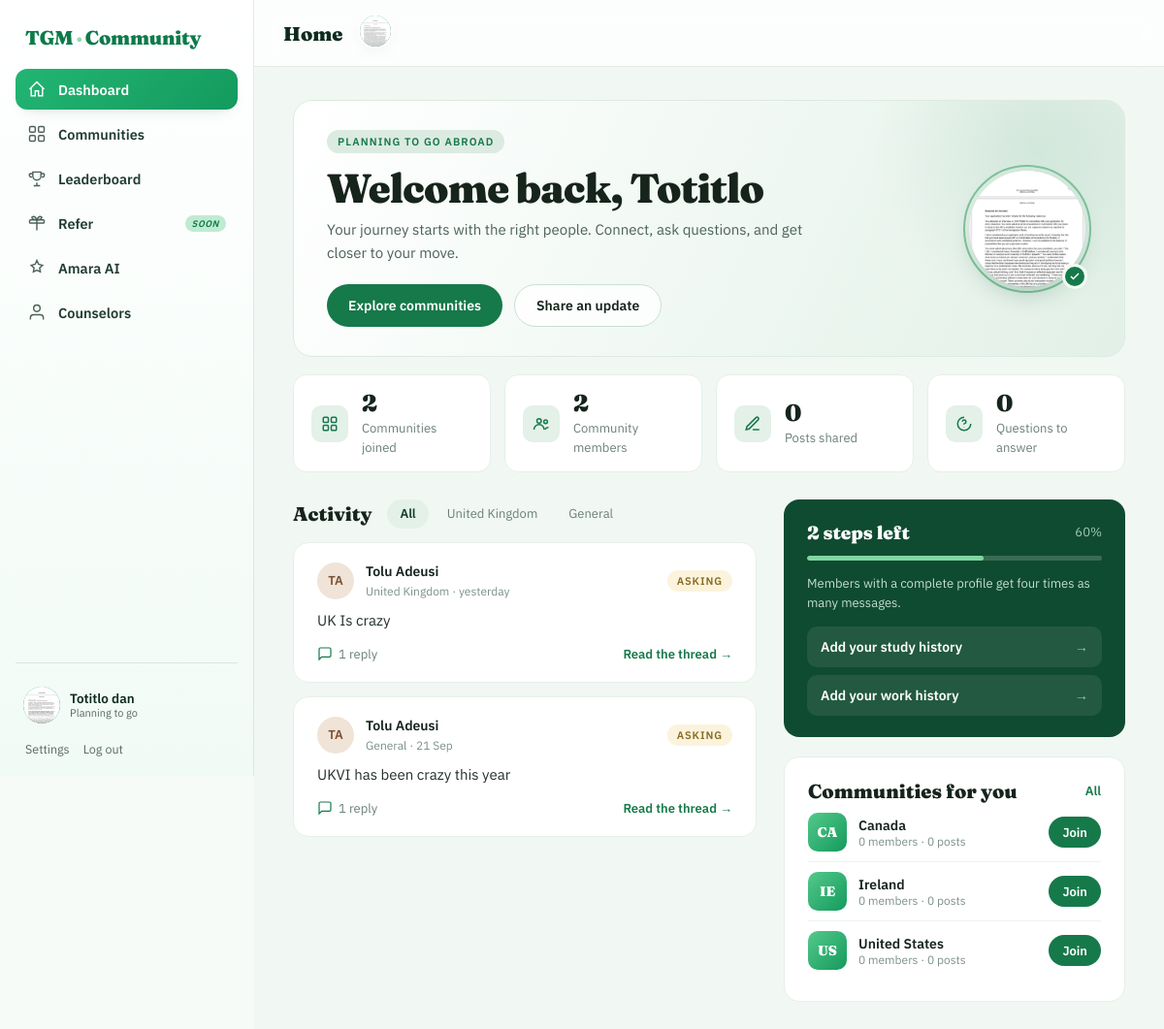
The app's page /dashboard (signed in) with its own data.
### tables this page shows
CREATE TABLE students (
            id INTEGER PRIMARY KEY AUTOINCREMENT,
            email TEXT NOT NULL UNIQUE,
            display_name TEXT,
            created_at TEXT NOT NULL,
            last_seen_at TEXT,
            is_banned INTEGER NOT NULL DEFAULT 0
        , user_type TEXT, avatar_path TEXT, location TEXT, destination TEXT, headline TEXT, bio TEXT, study_history TEXT, work_history TEXT, onboarded INTEGER NOT NULL DEFAULT 0, chat_mode TEXT NOT NULL DEFAULT 'ai', phone TEXT, password_hash TEXT, journey_stage TEXT, journey_updated_at TEXT);

CREATE TABLE community_posts (
            id INTEGER PRIMARY KEY AUTOINCREMENT,
            room TEXT NOT NULL,
            student_id INTEGER REFERENCES students(id),
            author_label TEXT NOT NULL,
            is_ai INTEGER NOT NULL DEFAULT 0,
            parent_id INTEGER REFERENCES community_posts(id),
            content TEXT NOT NULL,
            created_at TEXT NOT NULL,
            is_hidden INTEGER NOT NULL DEFAULT 0
        );

### blueprints/social.py (the view, shortened to what this page needs)
@social_bp.route("/dashboard")
@login_required
def dashboard():
    db = get_db()
    sid = session["student_id"]
    me_row = current_student(db)
    prof = profile_dict(me_row)
    joined = db.execute(
        "SELECT room FROM room_members WHERE student_id = ? ORDER BY joined_at", (sid,)
    ).fetchall()
    joined_keys = [r["room"] for r in joined]
    joined_rooms = [
        {"key": k, **COMMUNITY_ROOM_META.get(k, {"label": k.title(), "code": k[:2].upper(), "blurb": ""})}
        for k in joined_keys
    ]
    my_posts = db.execute(
        "SELECT COUNT(*) AS c FROM community_posts WHERE student_id = ? AND is_hidden = 0", (sid,)
    ).fetchone()["c"]
    convo_count = db.execute(
        """SELECT COUNT(DISTINCT other_id) AS c FROM (
             SELECT CASE WHEN sender_id = ? THEN recipient_id ELSE sender_id END AS other_id
             FROM direct_messages WHERE sender_id = ? OR recipient_id = ?)""",
        (sid, sid, sid),
    ).fetchone()["c"]
    people_count = db.execute(
        "SELECT COUNT(*) AS c FROM students WHERE onboarded = 1 AND id != ?", (sid,)
    ).fetchone()["c"]
    stats = {"communities": len(joined_rooms), "posts": my_posts, "chats": convo_count, "people": people_count}
    q_rows = db.execute(
        """SELECT p.id, p.room, p.content, p.student_id, p.created_at,
                  s.avatar_path AS av, s.user_type AS ut, s.location AS loc, s.destination AS dest, s.display_name AS dn
           FROM community_posts p LEFT JOIN students s ON s.id = p.student_id
           WHERE p.parent_id IS NULL AND p.is_hidden = 0 AND p.is_ai = 0
                 AND p.content LIKE '%?%' AND (p.student_id IS NULL OR p.student_id != ?)
           ORDER BY p.id DESC LIMIT 8""",
        (sid,),
    ).fetchall()
    questions = []
    questions_total = len(q_rows)
    f_rows = db.execute(
        """SELECT p.id, p.room, p.content, p.student_id, p.created_at, p.author_label,
                  s.avatar_path AS av, s.user_type AS ut,
                  (SELECT COUNT(*) FROM community_posts c WHERE c.parent_id = p.id AND c.is_hidden = 0) AS replies
           FROM community_posts p LEFT JOIN students s ON s.id = p.student_id
           WHERE p.parent_id IS NULL AND p.is_hidden = 0 AND p.is_ai = 0
           ORDER BY p.id DESC LIMIT 6""",
    ).fetchall()
    feed = [{
        "id": r["id"], "room": r["room"],
        "room_label": COMMUNITY_ROOM_META.get(r["room"], {}).get("label", r["room"].title()),
        "author": r["author_label"], "author_id": r["student_id"], "initials": _inits(r["author_label"]),
        "has_avatar": bool(r["av"]), "ago": _ago(r["created_at"]), "body": r["content"],
        "replies": r["replies"], "tag": "Arrived" if r["ut"] == "abroad" else "Asking",
    } for r in f_rows]
    dest = me_row["destination"] or ""
    sug_rows = db.execute(
        """SELECT * FROM students WHERE onboarded = 1 AND id != ?
           ORDER BY (CASE WHEN destination LIKE ? OR location LIKE ? THEN 0 ELSE 1 END), id DESC LIMIT 4""",
        (sid, f"%{dest}%", f"%{dest}%"),
    ).fetchall()
    suggestions = [profile_dict(r) for r in sug_rows]
    sug_comms = []
    for rm in _rooms():
        if rm["key"] in joined_keys:
            continue
        members = db.execute("SELECT COUNT(*) AS c FROM room_members WHERE room = ?", (rm["key"],)).fetchone()["c"]
        posts = db.execute("SELECT COUNT(*) AS c FROM community_posts WHERE room = ? AND is_hidden = 0", (rm["key"],)).fetchone()["c"]
        sug_comms.append({**rm, "members": members, "posts": posts})
    sug_comms = sug_comms[:3]
    steps = [
        {"label": "Add a profile photo", "done": bool(me_row["avatar_path"]), "href": url_for("social.settings")},
        {"label": "Write a headline", "done": bool(prof["headline"]), "href": url_for("social.settings")},
        {"label": "Add your study history", "done": bool(prof["study_history"]), "href": url_for("social.settings")},
        {"label": "Add your work history", "done": bool(prof["work_history"]), "href": url_for("social.settings")},
        {"label": "Join your first Community", "done": len(joined_rooms) > 0, "href": url_for("social.communities")},
    ]
    remaining = [s for s in steps if not s["done"]]
    completeness = int((len(steps) - len(remaining)) / len(steps) * 100)
    return render_template(
        "dashboard.html", prof=prof, stats=stats, joined_rooms=joined_rooms,
        questions=questions, questions_total=questions_total, feed=feed,
        suggestions=suggestions, sug_comms=sug_comms,
        remaining=remaining[:3], completeness=completeness,
    )

### templates/dashboard.html (shortened to what this page needs)
{% extends "app_base.html" %}
{% from "_avatar.html" import avatar %}
{% block page_title %}Home{% endblock %}
{% block content_mod %}wide{% endblock %}
{% block app_content %}
<div class="dw">
  <section class="dw-welcome">
    <div class="dw-welcome-txt">
      <span class="dw-status">{{ 'Already abroad' if prof.user_type == 'abroad' else 'Planning to go abroad' }}</span>
      <h1>Welcome back, {{ prof.name.split(' ')[0] }}</h1>
      <p>
        {% if prof.user_type == 'abroad' and questions_total %}{{ questions_total }} {{ 'person' if questions_total == 1 else 'people' }} asked questions in the Community this week. Answering one takes two minutes.
        {% elif prof.user_type == 'abroad' %}Thanks for being here to guide others. Share your journey and help someone make their move.
        {% else %}Your journey starts with the right people. Connect, ask questions, and get closer to your move.{% endif %}
      </p>
      <div class="dw-actions">
        {% if questions %}
        <a class="dw-btn dw-btn-primary" href="{{ url_for('community.community_room', room=questions[0].room, post=questions[0].id) }}">Answer a question</a>
        {% else %}
        <a class="dw-btn dw-btn-primary" href="{{ url_for('social.communities') }}">Explore communities</a>
        {% endif %}
        <a class="dw-btn dw-btn-secondary" href="{{ url_for('community.community_room', room=joined_rooms[0].key) if joined_rooms else url_for('social.communities') }}">Share an update</a>
      </div>
    </div>
    <div class="dw-photo">
      <span class="dw-photo-holder">
        {% if prof.has_avatar %}<img src="{{ url_for('social.avatar', user_id=prof.id) }}" alt="{{ prof.name }}" />{% else %}{{ prof.initials }}{% endif %}
      </span>
      <span class="dw-verified" title="Verified member"><svg viewBox="0 0 24 24" fill="none" stroke="currentColor" stroke-width="3"><path d="M20 6 9 17l-5-5"/></svg></span>
    </div>
  </section>
  <div class="dw-stats">
    <a class="dw-stat" href="{{ url_for('social.communities') }}">
      <span class="dw-stat-ico"><svg viewBox="0 0 24 24" fill="none" stroke="currentColor" stroke-width="2"><rect x="3" y="3" width="7" height="7" rx="1.5"/><rect x="14" y="3" width="7" height="7" rx="1.5"/><rect x="3" y="14" width="7" height="7" rx="1.5"/><rect x="14" y="14" width="7" height="7" rx="1.5"/></svg></span>
      <span class="dw-stat-txt"><b>{{ stats.communities }}</b><small>Communities joined</small></span>
    </a>
    <a class="dw-stat" href="{{ url_for('social.communities') }}">
      <span class="dw-stat-ico"><svg viewBox="0 0 24 24" fill="none" stroke="currentColor" stroke-width="2"><circle cx="9" cy="8" r="3"/><path d="M2 20a7 7 0 0 1 14 0"/><circle cx="18" cy="9" r="2.5"/><path d="M17 20a5 5 0 0 1 5-3"/></svg></span>
      <span class="dw-stat-txt"><b>{{ stats.people }}</b><small>Community members</small></span>
    </a>
    <a class="dw-stat" href="{{ url_for('social.me') }}">
      <span class="dw-stat-ico"><svg viewBox="0 0 24 24" fill="none" stroke="currentColor" stroke-width="2"><path d="M12 20h9"/><path d="M16.5 3.5a2.1 2.1 0 0 1 3 3L7 19l-4 1 1-4z"/></svg></span>
      <span class="dw-stat-txt"><b>{{ stats.posts }}</b><small>Posts shared</small></span>
    </a>
    <a class="dw-stat" href="{{ url_for('social.communities') }}">
      <span class="dw-stat-ico"><svg viewBox="0 0 24 24" fill="none" stroke="currentColor" stroke-width="2"><path d="M12 3a9 9 0 1 0 9 9"/><path d="M9.5 9a2.5 2.5 0 1 1 3 2.5c-.7.3-1 .8-1 1.5"/><circle cx="11.5" cy="16.5" r=".6" fill="currentColor" stroke="none"/></svg></span>
      <span class="dw-stat-txt"><b>{{ questions_total }}</b><small>Questions to answer</small></span>
    </a>
  </div>
  <div class="dw-grid">
    <div class="dw-main">
      <section class="dw-activity">
        <div class="dw-act-head">
          <h2>Activity</h2>
          <div class="dw-filters" id="dwFilters">
            <button class="dw-pill on" data-room="">All</button>
            {% set seen = [] %}
            {% for f in feed %}{% if f.room not in seen %}{% if seen.append(f.room) %}{% endif %}<button class="dw-pill" data-room="{{ f.room }}">{{ f.room_label }}</button>{% endif %}{% endfor %}
          </div>
        </div>
        {% if feed %}
        <div class="dw-feed" id="dwFeed">
          {% for f in feed %}
          <article class="dw-card dw-post" data-room="{{ f.room }}">
            <div class="dw-post-head">
              <a class="dw-av dw-av-{{ (f.author_id or 0) % 3 }}" href="{{ url_for('social.profile', user_id=f.author_id) if f.author_id else '#' }}">
                {% if f.has_avatar %}<img src="{{ url_for('social.avatar', user_id=f.author_id) }}" alt="" />{% else %}{{ f.initials }}{% endif %}
              </a>
              <div class="dw-post-meta"><b>{{ f.author }}</b><small>{{ f.room_label }} · {{ f.ago }}</small></div>
              <span class="dw-tag {{ 'arrived' if f.tag == 'Arrived' else 'asking' }}">{{ f.tag }}</span>
            </div>
            <div class="dw-post-body">{{ f.body }}</div>
            <div class="dw-post-foot">
              <span class="dw-replies"><svg viewBox="0 0 24 24" fill="none" stroke="currentColor" stroke-width="1.8"><path d="M21 15a2 2 0 0 1-2 2H7l-4 4V5a2 2 0 0 1 2-2h14a2 2 0 0 1 2 2z"/></svg> {{ f.replies }} {{ 'reply' if f.replies == 1 else 'replies' }}</span>
              <a href="{{ url_for('community.community_room', room=f.room, post=f.id) }}">Read the thread →</a>
            </div>
          </article>
          {% endfor %}
        </div>
        {% else %}
        <div class="dw-card" style="text-align:center;padding:34px;color:#6b8078;">
          <p style="margin:0 0 14px;">No Community activity yet.</p>
          <a class="dw-btn-sm" href="{{ url_for('social.communities') }}">Explore communities</a>
        </div>
        {% endif %}
      </section>
    </div>
    <aside class="dw-rail">
      {% if remaining %}
      <section class="dw-dark">
        <div class="dw-dark-head"><h2>{{ remaining|length }} step{{ '' if remaining|length == 1 else 's' }} left</h2><span>{{ completeness }}%</span></div>
        <div class="dw-track"><div class="dw-fill" style="width:{{ completeness }}%;"></div></div>
        <p>Members with a complete profile get four times as many messages.</p>
        {% for s in remaining %}
        <a class="dw-task" href="{{ s.href }}">{{ s.label }} <span>→</span></a>
        {% endfor %}
      </section>
      {% endif %}
      {% if sug_comms %}
      <section class="dw-card">
        <div class="dw-card-head"><h2>Communities for you</h2><a href="{{ url_for('social.communities') }}">All</a></div>
        {% for c in sug_comms %}
        <div class="dw-crow">
          <a class="dw-code" href="{{ url_for('community.community_room', room=c.key) }}">{{ c.code }}</a>
          <div class="dw-crow-txt"><b>{{ c.label }}</b><small>{{ c.members }} member{{ '' if c.members == 1 else 's' }} · {{ c.posts }} post{{ '' if c.posts == 1 else 's' }}</small></div>
          <button class="dw-btn-join" data-room="{{ c.key }}">Join</button>
        </div>
        {% endfor %}
      </section>
      {% endif %}
    </aside>
  </div>
</div>
{% endblock %}

### templates/app_base.html (shortened to what this page needs)
<!doctype html>
<html lang="en">
<head>
<link rel="stylesheet" href="{{ url_for('static', filename='css/social.css') }}" />
</head>
<body class="app">
{% set ep = request.endpoint or '' %}
<div class="app-shell">
  <aside class="side">
    <a class="side-brand" href="{{ url_for('home') }}">TGM<span>·</span>Community</a>
    <nav class="side-nav">
      <a href="{{ url_for('social.dashboard') }}" class="{{ 'on' if ep == 'social.dashboard' }}">
        <svg viewBox="0 0 24 24" fill="none" stroke="currentColor" stroke-width="1.7"><path d="M3 12l9-9 9 9"/><path d="M5 10v10h5v-6h4v6h5V10"/></svg>
        <span>Dashboard</span>
      </a>
      <div class="side-group-head">
        <a href="{{ url_for('community.community_room', room='general') }}" class="{{ 'on' if ep in ('social.communities','community.community_room') }}">
          <svg viewBox="0 0 24 24" fill="none" stroke="currentColor" stroke-width="1.7"><rect x="3" y="3" width="7" height="7" rx="1.5"/><rect x="14" y="3" width="7" height="7" rx="1.5"/><rect x="3" y="14" width="7" height="7" rx="1.5"/><rect x="14" y="14" width="7" height="7" rx="1.5"/></svg>
          <span>Communities</span>
        </a>
      </div>
      <a href="{{ url_for('social.leaderboard') }}" class="{{ 'on' if ep == 'social.leaderboard' }}">
        <svg viewBox="0 0 24 24" fill="none" stroke="currentColor" stroke-width="1.7"><path d="M8 21h8M12 17v4M7 4h10v5a5 5 0 0 1-10 0V4z"/><path d="M7 6H4a2 2 0 0 0 2 4M17 6h3a2 2 0 0 1-2 4"/></svg>
        <span>Leaderboard</span>
      </a>
      <a href="{{ url_for('social.refer') }}" class="{{ 'on' if ep == 'social.refer' }}">
        <svg viewBox="0 0 24 24" fill="none" stroke="currentColor" stroke-width="1.7"><rect x="3" y="8" width="18" height="4" rx="1"/><path d="M12 8v13M12 8S10 3 7 4s0 4 5 4M12 8s2-5 5-4-.2 4-5 4"/></svg>
        <span>Refer</span><em class="soon">Soon</em>
      </a>
      <a href="{{ url_for('chat.chat_page') }}" class="{{ 'on' if ep == 'chat.chat_page' }}">
        <svg viewBox="0 0 24 24" fill="none" stroke="currentColor" stroke-width="1.7"><path d="M12 3l2.1 4.7L19 9l-3.6 3.3.9 4.9L12 15l-4.3 2.2.9-4.9L5 9l4.9-1.3z"/></svg>
        <span>Amara AI</span>
      </a>
      <a href="{{ url_for('counselors.directory') }}" class="{{ 'on' if ep in ('counselors.directory','counselors.chat_page') }}">
        <svg viewBox="0 0 24 24" fill="none" stroke="currentColor" stroke-width="1.7"><path d="M20 21v-2a4 4 0 0 0-4-4H8a4 4 0 0 0-4 4v2"/><circle cx="12" cy="7" r="4"/></svg>
        <span>Counselors</span>
      </a>
    </nav>
    <div class="side-foot">
      {% if me %}
      <a class="side-me" href="{{ url_for('social.me') }}">
        {% from "_avatar.html" import avatar %}{{ avatar(me, 38) }}
        <span class="side-me-txt"><b>{{ me.name }}</b><small>{{ 'Already abroad' if me.user_type == 'abroad' else 'Planning to go' }}</small></span>
      </a>
      <div class="side-foot-links">
        <a href="{{ url_for('social.settings') }}" class="{{ 'on' if ep == 'social.settings' }}">Settings</a>
        <a href="{{ url_for('auth.logout') }}">Log out</a>
      </div>
      {% endif %}
    </div>
  </aside>
  <main class="main">
    <header class="topbar">
      <div class="topbar-title">{% block page_title %}{% endblock %}</div>
      {% if me %}<a class="topbar-me" href="{{ url_for('social.me') }}">{% from "_avatar.html" import avatar %}{{ avatar(me, 36) }}</a>{% endif %}
    </header>
    <div class="content {% block content_mod %}{% endblock %}">
      {% block app_content %}{% endblock %}
    </div>
  </main>
    {% if me %}<a href="{{ url_for('social.me') }}" class="{{ 'on' if ep in ('social.profile','social.settings') }}">{% from "_avatar.html" import avatar %}{{ avatar(me, 26) }}</a>{% endif %}
</div>
{% set notice = request.args.get('notice') %}
</body>
</html>

### records on screen
students: name "Totitlo dan", user_type "Planning to go", user_type "PLANNING TO GO ABROAD", name "Totitlo"
community_posts: room_label "United Kingdom", initials "TA", author "Tolu Adeusi", ago "yesterday", tag "ASKING", body "UK Is crazy", replies "1", replies "reply"
community_posts: room_label "General", initials "TA", author "Tolu Adeusi", ago "21 Sep", tag "ASKING", body "UKVI has been crazy this year", replies "1", replies "reply"

### other values on screen
{{ stats.communities }} "2"
{{ stats.people }} "2"
{{ stats.posts }} "0"
{{ questions_total }} "0"
{{ remaining|length }} "2"
{{ '' if remaining|length == 1 else 's' }} "s"
{{ completeness }} "60"
{{ s.label }} "Add your study history" "Add your work history"
{{ c.code }} "CA" "IE" "US"
{{ c.label }} "Canada" "Ireland" "United States"
{{ c.members }} "0" "0" "0"
{{ '' if c.members == 1 else 's' }} "s" "s" "s"
{{ c.posts }} "0" "0" "0"
{{ '' if c.posts == 1 else 's' }} "s" "s" "s"
